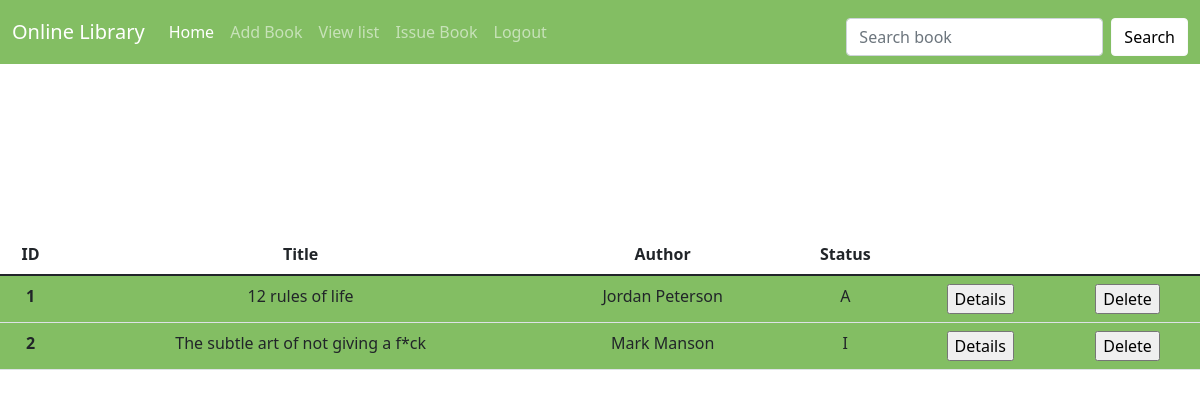
Page /listBooks/ (signed in) on the earlier database version.
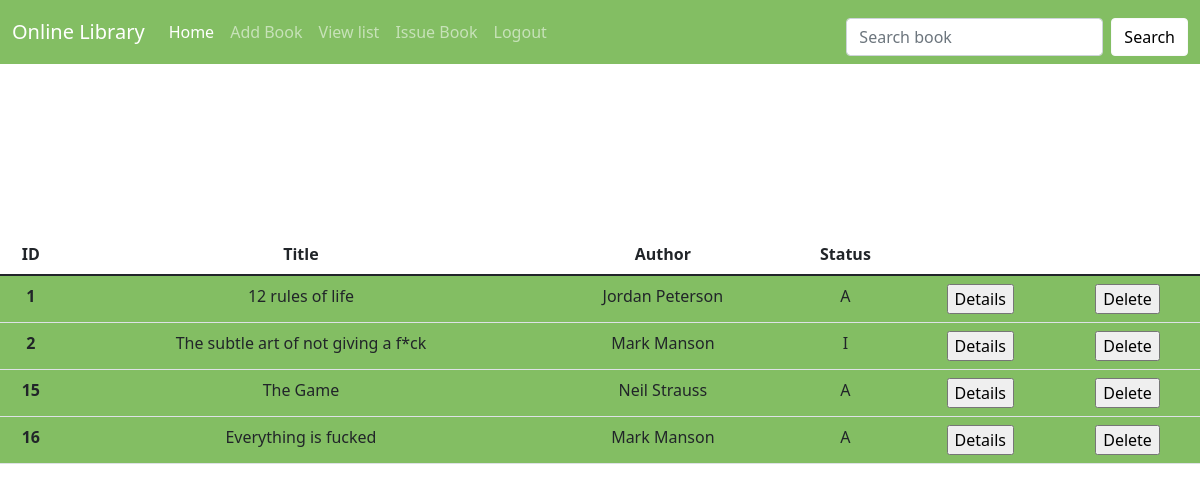
Same page on the later database version.
### library/models.py (models this page shows, shortened)
class Book(models.Model):
    STATUS_CHOICES = [
        ('A', 'Available'),
        ('I', 'Issue')
    ]
    title = models.CharField(max_length=40)
    author = models.CharField(max_length=40)
    book_pic = models.ImageField(blank=True, null=True)
    status = models.CharField(max_length=1, choices=STATUS_CHOICES, default='A')
    """
    class Meta:
        unique_together = ('slug', 'category')
        ordering = ['-timestamp']
    """

### library/views.py (the view)
# urls.py: path('listBooks/', views.show_books, name='ListBook'),
@login_required(login_url='login')
def show_books(request):
    books = Book.objects.all()
    context = {'books': books}
    return render(request, 'allBooks.html', context)

### templates/allBooks.html
{% extends 'base.html' %}
{% block content %}
     <table class="table" >
          <thead class="columns">
            <tr>
              <th scope="col">ID</th>
              <th scope="col">Title</th>
              <th scope="col">Author</th>
              <th scope="col">Status</th>
            </tr>
          </thead>
          <tbody style="background-color: #83BE63;">
            {% for book in books %}
                <tr>
                        <th>{{ book.id }}</th>
                        <td>{{ book.title }}</td>
                        <td>{{ book.author }}</td>
                        <td>{{ book.status }}</td>
                        <td><a href="{% url 'detailBook' book.id %}" target="_blank"><input type="submit" name="detail" value="Details" ></a></td>
                    <td><a href="{% url 'delete_book' book.id %}" target="_blank"><input type="submit" name="delete" value="Delete"></a></td>
                </tr>
            {% endfor %}
          </tbody>
     </table>
{% endblock %}

### templates/base.html (shortened to what this page needs)
<!DOCTYPE html>
<html lang="en">
<head>
    <link href="https://cdn.jsdelivr.net/npm/bootstrap@5.1.3/dist/css/bootstrap.min.css" rel="stylesheet">
</head>
<body>
    {% include 'navbar.html' %}
    <div class="content">
        {% block content %}
        {% endblock %}
    </div>
</body>
</html>

### templates/navbar.html (shortened to what this page needs)
    <nav class="navbar navbar-expand-lg navbar-dark" style="background-color: #83BE63;">
        <div class="container-fluid">
            <a class="navbar-brand" href="{% url 'home' %}">Online Library</a>
            <div class="collapse navbar-collapse" id="navbarNavAltMarkup">
                <div class="navbar-nav">
                    <a class="nav-link active" aria-current="page" href="{% url 'home' %}">Home</a>
                    <a class="nav-link" href="{% url 'AddBook' %}">Add Book</a>
                    <a class="nav-link" href="{% url 'ListBook' %}">View list</a>
                    <a class="nav-link" href="">Issue Book</a>
                    <a class="nav-link" href="{% url 'logout' %}" >Logout</a>
                </div>
            </div>
            <form method="POST" action="{% url 'searchedBook' %}" class="d-flex" style="margin-top: 10px;">
                <input class="form-control me-2" type="search" placeholder="Search book" name="searched_book" aria-label="Search" >
                <button class="btn btn-outline-light" type="submit" style="background-color:white; color:black;">Search</button>
            </form>
        </div>
    </nav>

### templates/base.html (style rules this page uses)
.content { margin: auto; text-align: center; padding: 170px 0; }

Differences in the rows shown:
added Book: id "15", title "The Game", author "Neil Strauss", status "A"
added Book: id "16", title "Everything is fucked", author "Mark Manson", status "A"
